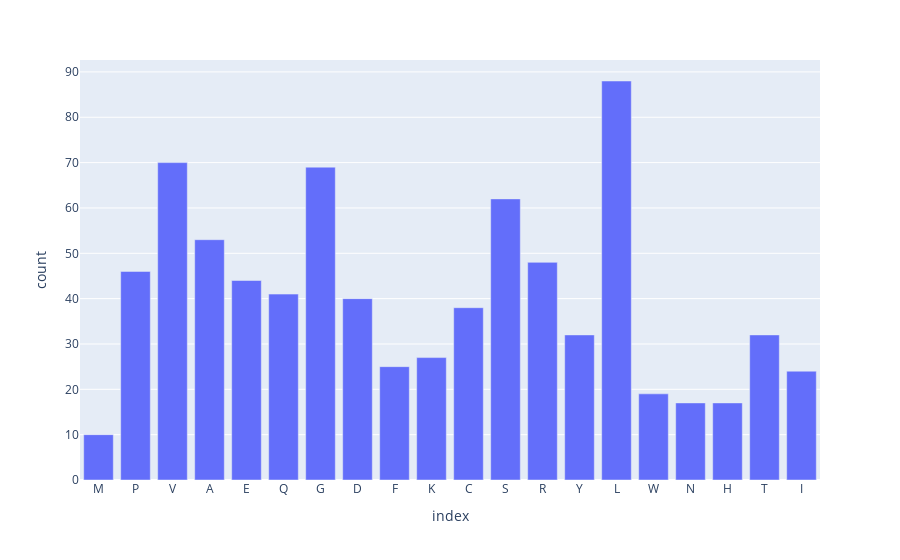

The notebook cell this image was saved under:
### Code cell
fig = px.bar(df, y='count')
fig.show()

### Figure 1 — Plotly figure (JSON) as saved in the notebook; plotly's stock layout.template omitted (floating-point values rounded to 4 significant figures)
{"data": [{"alignmentgroup": "True", "hovertemplate": "index=%{x}<br>count=%{y}<extra></extra>", "legendgroup": "", "marker": {"color": "#636efa", "pattern": {"shape": ""}}, "name": "", "offsetgroup": "", "orientation": "v", "showlegend": false, "textposition": "auto", "type": "bar", "x": ["M", "P", "V", "A", "E", "Q", "G", "D", "F", "K", "C", "S", "R", "Y", "L", "W", "N", "H", "T", "I"], "xaxis": "x", "y": [10, 46, 70, 53, 44, 41, 69, 40, 25, 27, 38, 62, 48, 32, 88, 19, 17, 17, 32, 24], "yaxis": "y"}], "layout": {"barmode": "relative", "legend": {"tracegroupgap": 0}, "margin": {"t": 60}, "xaxis": {"anchor": "y", "domain": [0, 1], "title": {"text": "index"}}, "yaxis": {"anchor": "x", "domain": [0, 1], "title": {"text": "count"}}}}
